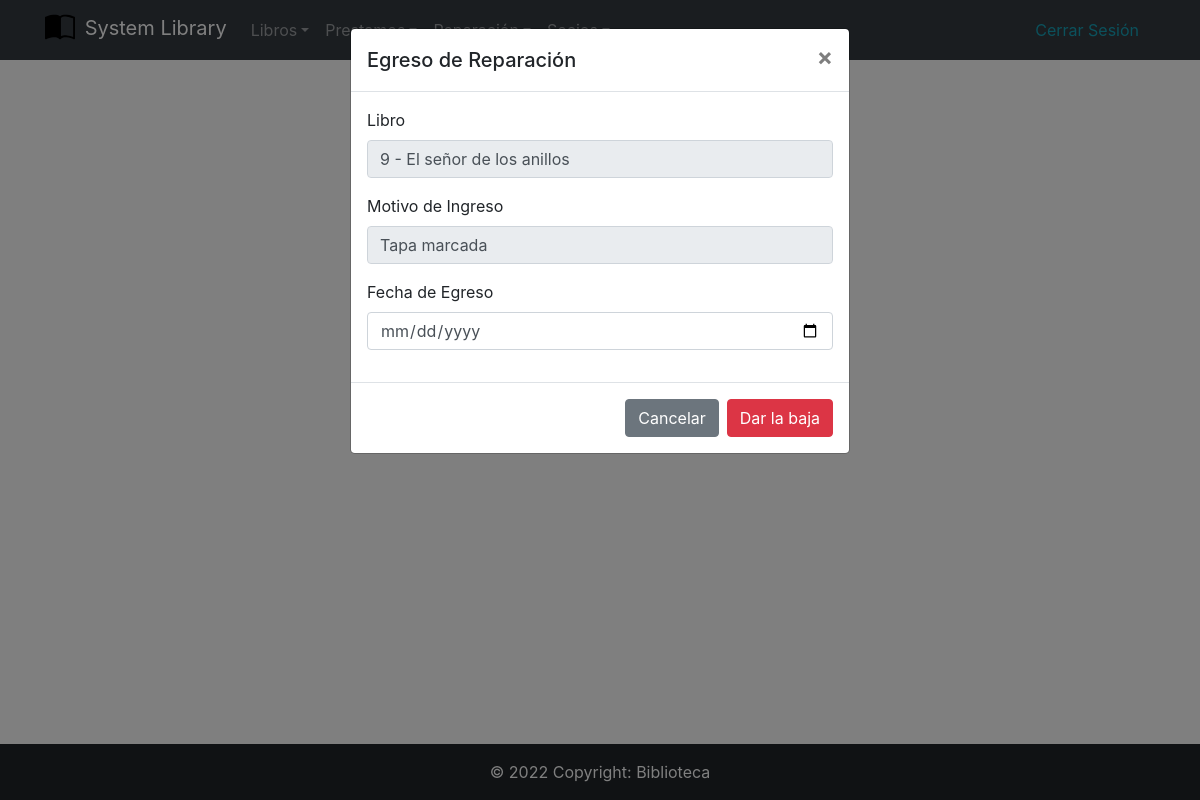
Screenshot of /templates/Reparaciones/BajaReparacion.php?id=9 (signed in) with the database file from the repository.
### tables this page shows
CREATE TABLE `reparacion` (
  `cod_reparacion` int(11) NOT NULL AUTO_INCREMENT,
  `fingreso` date NOT NULL,
  `motivo` tinytext,
  `fegreso` date DEFAULT NULL,
  `cod_libro` int(11) NOT NULL,
  PRIMARY KEY (`cod_reparacion`)
);

CREATE TABLE `libro` (
  `cod_libro` int(11) NOT NULL AUTO_INCREMENT,
  `titulo` tinytext,
  `editorial` tinytext,
  `fedicion` date DEFAULT NULL,
  `idioma` tinytext,
  `estado` tinytext,
  `cantpaginas` int(11) DEFAULT NULL,
  PRIMARY KEY (`cod_libro`)
);

### config/database.php (called while the page is built, shortened)
<?php
function conectarDB() : mysqli {
    $db = mysqli_connect('localhost', 'root', '', 'biblioteca');
    $db->set_charset("utf8");
    return $db;
}
?>

### templates/Reparaciones/BajaReparacion.php (the view, shortened to what this page needs)
<?php include '../../config/funciones.php';
      include '../../config/database.php';
if(isset($_GET['id'])){
    if (is_numeric($_GET['id'])){
        $cod_libro = $_GET['id'];
        $query = "SELECT * FROM reparacion r JOIN libro l ON r.cod_libro = l.cod_libro WHERE r.cod_libro = $cod_libro";
        $resultado = mysqli_query(conectarDB(), $query);
    if($resultado){
    $libro = mysqli_fetch_assoc($resultado);
    $fingreso = $libro['fingreso'];
    include '../../Header.php';
    ?>
        <div class="modal fade" id="modelId" tabindex="-1" role="dialog" aria-labelledby="modelTitleId" aria-hidden="true">
            <div class="modal-dialog" role="document">
                <div class="modal-content">
                    <div class="modal-header">
                        <h5 class="modal-title">Egreso de Reparación</h5>
                            <button type="button" class="close" data-dismiss="modal" aria-label="Close">
                                <span aria-hidden="true">&times;</span>
                            </button>
                    </div>
                    <div class="modal-body">
                    <form action="/SystemLybrary/templates/Reparaciones/BajaReparacion.php" method='POST'>
                            <div class="form-group">
                            <label for="cod_libro">Libro</label>
                            <input type="text" readonly id="cod_libro" class="form-control" value="<?php echo $libro['cod_libro'] . " - " . $libro['titulo']?>">
                            </div>
                            <div class="form-group">
                                <label for="motivo">Motivo de Ingreso</label>
                                <input type="text" readonly name="motivo" id="motivo" class="form-control" value="<?php echo $libro['motivo']?>">
                            </div>
                            <div class="form-group">
                            <label for="fegreso">Fecha de Egreso</label>
                            <input type="date" min="<?php echo $fingreso ?>" name="fegreso" id="fegreso" class="form-control">
                            </div>
                            </div>
                            <div class="modal-footer">
                                <a name="" id="" class="btn btn-secondary" href="/SystemLybrary/templates/Reparaciones/ListaReparacion.php" role="button">Cancelar</a>
                                <button type="submit" class="btn btn-danger">Dar la baja</button>
                            </div>
                </div>
            </div>
        </div>
<?php } }else{
        header('Location: /SystemLybrary/templates/Reparaciones/ListaReparacion.php');
    }
}
include '../../Footer.php';
?>

### rows the page displays
reparacion: cod_libro.titulo "9 - El señor de los anillos", motivo "Tapa marcada"
